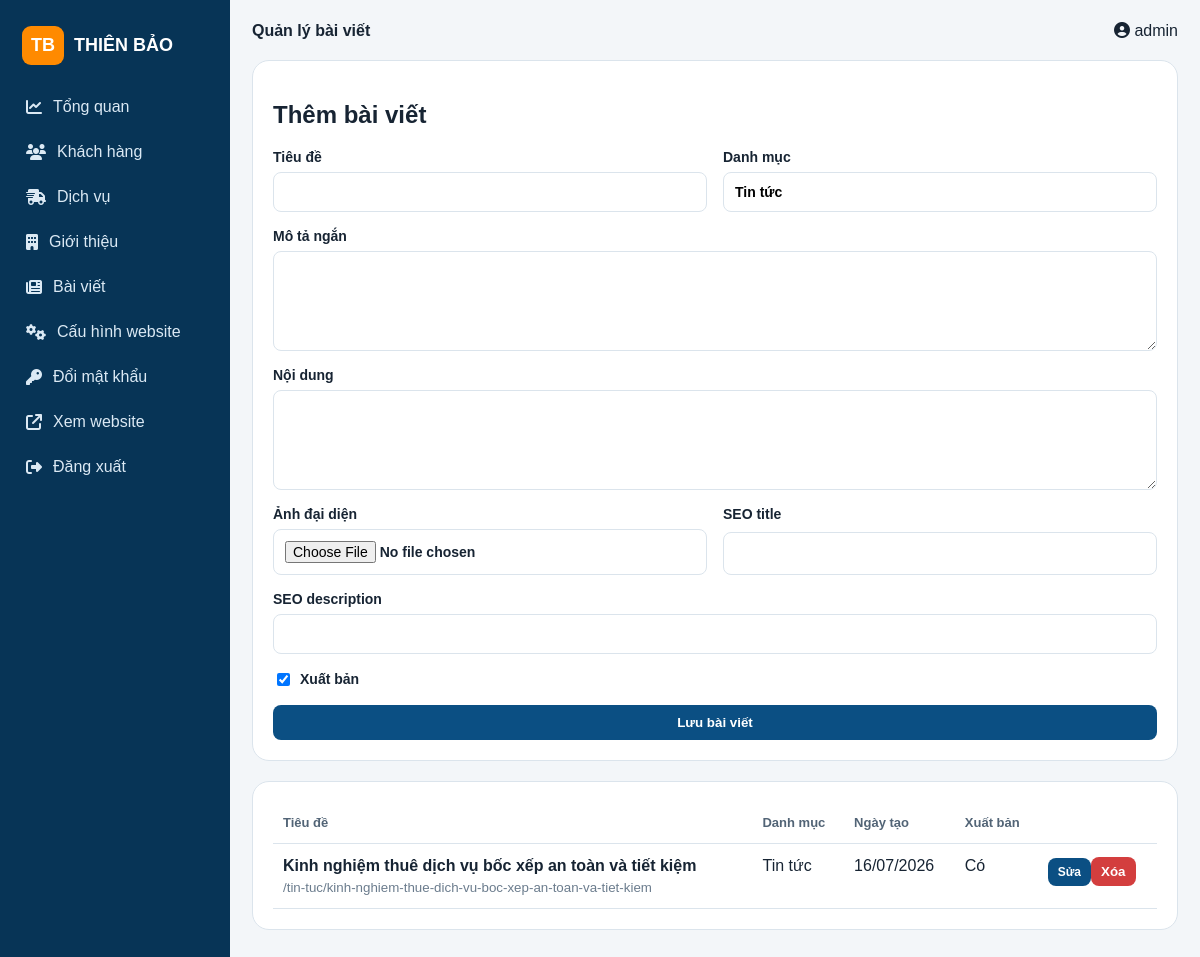
The app's page /admin/posts (signed in) with its own data.
### app.py (models this page shows)
class Post(db.Model):
    id=db.Column(db.Integer,primary_key=True); title=db.Column(db.String(220),nullable=False); slug=db.Column(db.String(240),unique=True,nullable=False)
    excerpt=db.Column(db.String(400),nullable=False); content=db.Column(db.Text,nullable=False); image=db.Column(db.String(255)); category=db.Column(db.String(100),default='Tin tức')
    seo_title=db.Column(db.String(180)); seo_description=db.Column(db.String(320)); is_published=db.Column(db.Boolean,default=True)
    created_at=db.Column(db.DateTime,default=datetime.utcnow); updated_at=db.Column(db.DateTime,default=datetime.utcnow,onupdate=datetime.utcnow)

### app.py (the view)
@app.route('/admin/posts',methods=['GET','POST'])
@admin_required
def admin_posts():
    if request.method=='POST':
        try: db.session.add(post_from_form()); db.session.commit(); flash('Đã thêm bài viết.','success')
        except Exception as e: db.session.rollback(); flash(str(e),'error')
        return redirect(url_for('admin_posts'))
    return render_template('admin/posts.html',posts=Post.query.order_by(Post.created_at.desc()).all())

### app.py (called while the page is built)
def setting(key,default=''):
    row=SiteSetting.query.filter_by(key=key).first(); return row.value if row else DEFAULT_SETTINGS.get(key,default)

def csrf_token():
    if '_csrf' not in session: session['_csrf']=secrets.token_urlsafe(24)
    return session['_csrf']

def admin_required(fn):
    @wraps(fn)
    def wrap(*a,**k):
        if not session.get('admin_id'): return redirect(url_for('admin_login',next=request.path))
        return fn(*a,**k)
    return wrap

@app.context_processor
def globals_ctx():
    site={k:setting(k,v) for k,v in DEFAULT_SETTINGS.items()}
    site.update({'logo_image':setting('logo_image'),'favicon':setting('favicon'),'hero_image':setting('hero_image')})
    return {'site':site,'current_year':datetime.now().year,'csrf_token':csrf_token}

@app.before_request
def csrf_guard():
    if request.method=='POST': check_csrf()

### templates/admin/posts.html
{% extends 'admin/base.html' %}{% block heading %}Quản lý bài viết{% endblock %}{% block content %}<section class="panel"><h2>Thêm bài viết</h2>{% include 'admin/post_form.html' %}</section><section class="panel"><div class="table-wrap"><table><thead><tr><th>Tiêu đề</th><th>Danh mục</th><th>Ngày tạo</th><th>Xuất bản</th><th></th></tr></thead><tbody>{% for p in posts %}<tr><td><b>{{ p.title }}</b><small>/tin-tuc/{{ p.slug }}</small></td><td>{{ p.category }}</td><td>{{ p.created_at.strftime('%d/%m/%Y') }}</td><td>{{ 'Có' if p.is_published else 'Không' }}</td><td><a class="button small" href="{{ url_for('admin_post_edit',id=p.id) }}">Sửa</a><form class="inline" method="post" action="{{ url_for('admin_post_delete',id=p.id) }}" onsubmit="return confirm('Xóa bài viết?')"><input type="hidden" name="_csrf" value="{{ csrf_token() }}"><button class="danger">Xóa</button></form></td></tr>{% endfor %}</tbody></table></div></section>{% endblock %}{% block scripts %}<script src="https://cdn.ckeditor.com/ckeditor5/41.4.2/classic/ckeditor.js"></script><script>document.querySelectorAll('.editor').forEach(e=>ClassicEditor.create(e))</script>{% endblock %}

### static/css/admin.css (style rules this page uses)
:root { --p:#0b4f83;--pd:#073456;--a:#ff8a00;--bg:#f3f6f9;--line:#dbe4ec;--text:#172433;--muted:#6b7c8d }
* { box-sizing:border-box }
body { margin:0;font-family:Arial,sans-serif;background:var(--bg);color:var(--text) }
.panel { background:#fff;border:1px solid var(--line);border-radius:17px;padding:20px;margin-bottom:20px }
.table-wrap { overflow:auto }
table { width:100%;border-collapse:collapse }
th,td { text-align:left;padding:13px 10px;border-bottom:1px solid var(--line);vertical-align:top }
th { font-size:13px;color:#526476 }
td small { display:block;color:var(--muted);margin-top:5px }
.button,button { border:0;background:var(--p);color:#fff;padding:10px 15px;border-radius:8px;text-decoration:none;cursor:pointer;font-weight:700 }
.button.small,button.small { padding:7px 10px;font-size:12px }
.danger { background:#d33e3e;padding:7px 10px }
.inline { display:inline }

### records on screen
Post: title "Kinh nghiệm thuê dịch vụ bốc xếp an toàn và tiết kiệm", slug "kinh-nghiem-thue-dich-vu-boc-xep-an-toan-va-tiet-kiem", category "Tin tức", created_at "16/07/2026", is_published "Có"

### other values on screen
{{ session.admin_username }} "admin"
